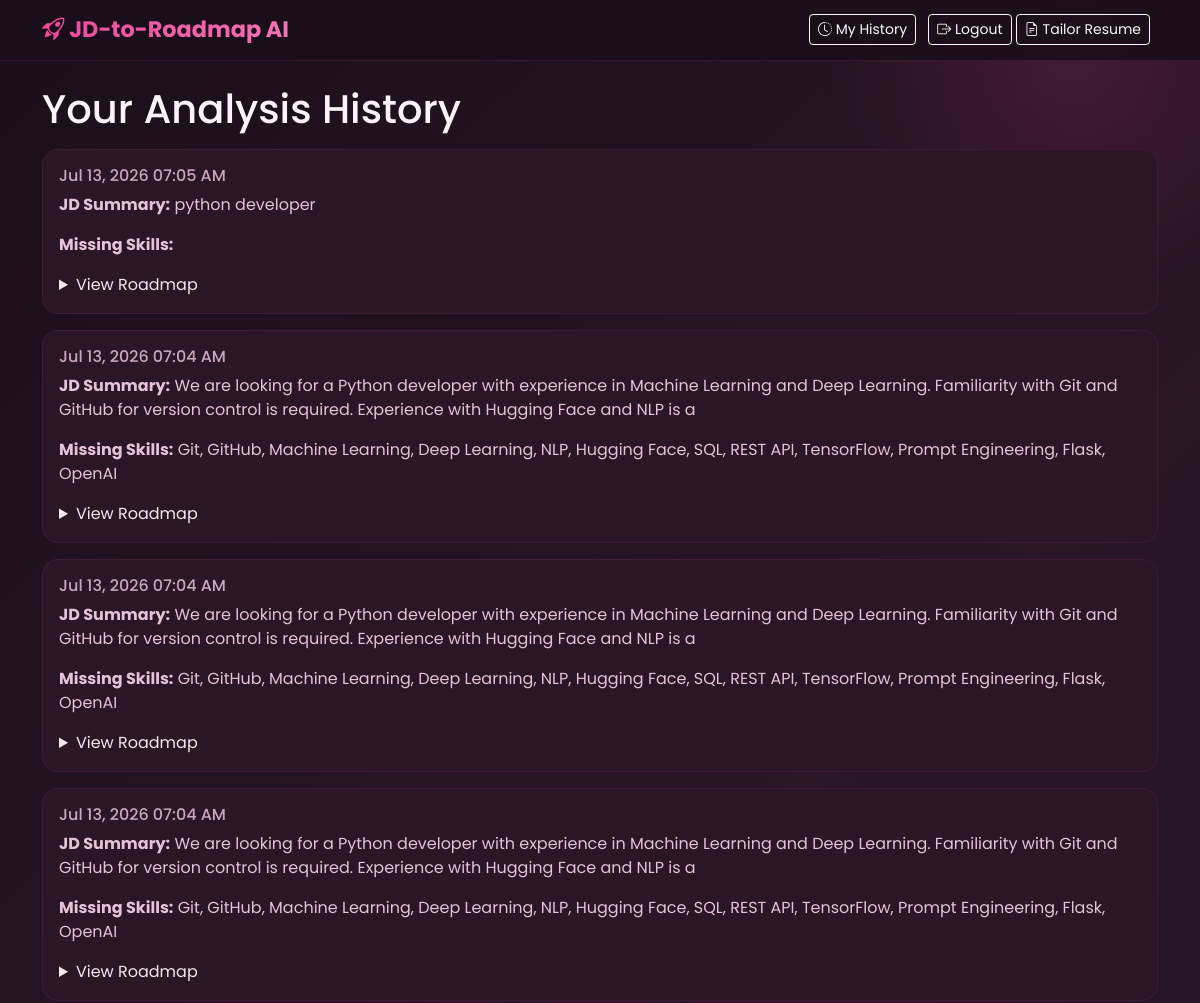
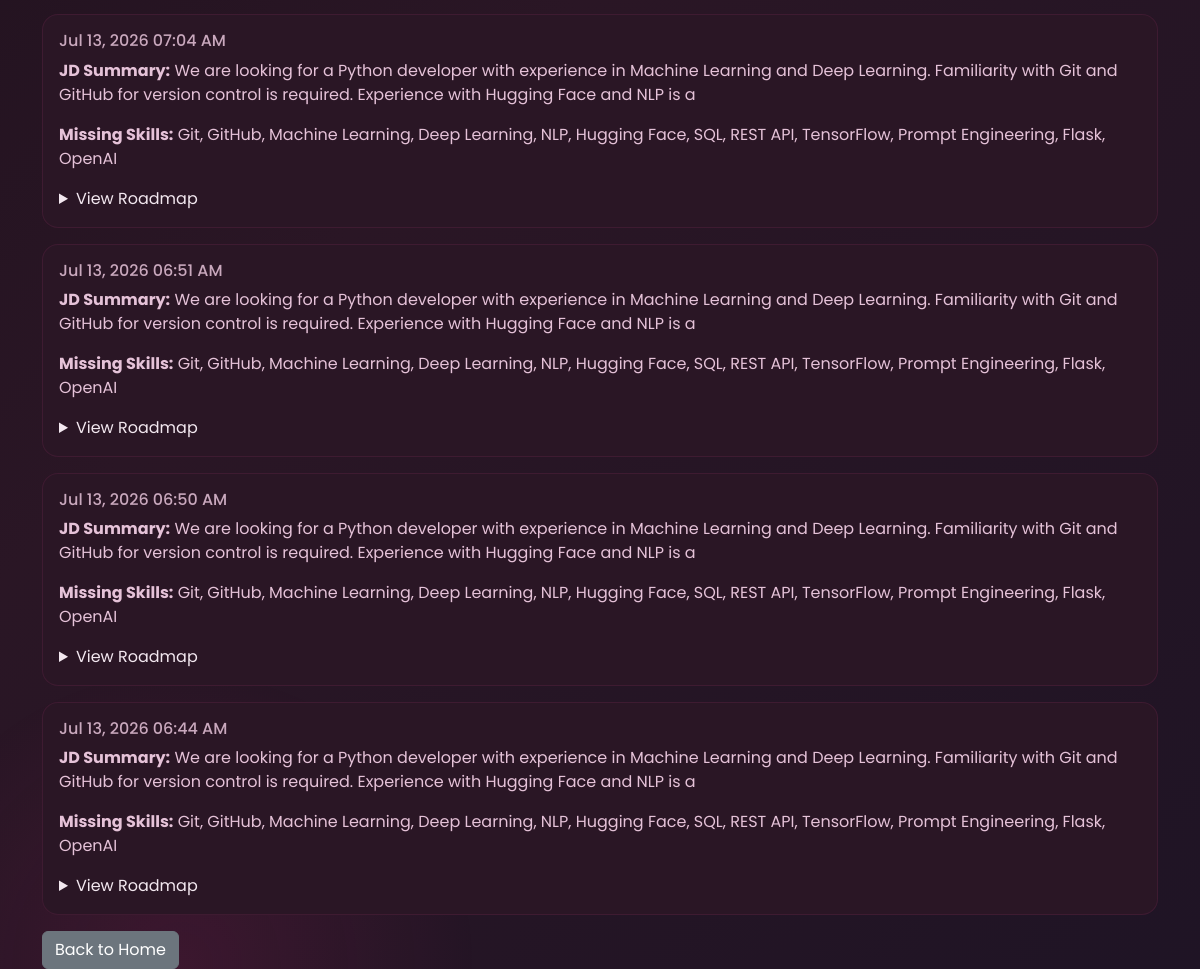
The app's page /history (signed in), older data (2 pictures, top to bottom).
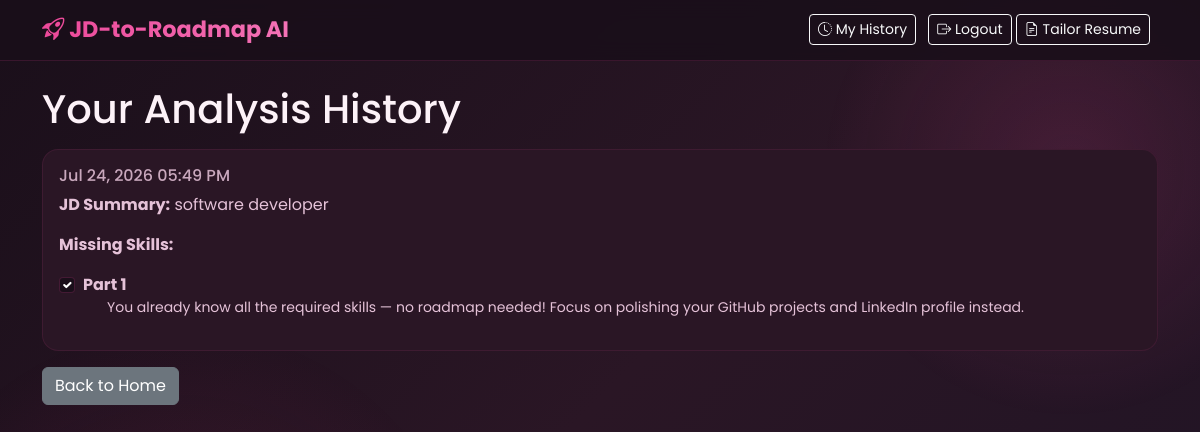
The same page, newer data.
### app.py (models this page shows)
class Analysis(db.Model):
    id = db.Column(db.Integer, primary_key=True)
    user_id = db.Column(db.Integer, db.ForeignKey('user.id'), nullable=False)
    jd_summary = db.Column(db.String(300))
    missing_skills = db.Column(db.String(500))
    roadmap = db.Column(db.Text)
    created_at = db.Column(db.DateTime, server_default=db.func.now())
    tasks = db.relationship('RoadmapTask', backref='analysis', lazy=True)

class RoadmapTask(db.Model):
    id = db.Column(db.Integer, primary_key=True)
    analysis_id = db.Column(db.Integer, db.ForeignKey('analysis.id'), nullable=False)
    week_label = db.Column(db.String(50))
    content = db.Column(db.Text)
    completed = db.Column(db.Boolean, default=False)

### app.py (the view)
@app.route('/history')
@login_required
def history():
    analyses = Analysis.query.filter_by(user_id=current_user.id).order_by(Analysis.created_at.desc()).all()
    return render_template('history.html', analyses=analyses)

### app.py (called while the page is built)
@login_manager.user_loader
def load_user(user_id):
    return User.query.get(int(user_id))

### templates/history.html (shortened to what this page needs)
{% extends "base.html" %}
{% block content %}
<h1 class="mb-3">Your Analysis History</h1>
{% if analyses %}
    {% for item in analyses %}
    <div class="card mb-3">
        <div class="card-body">
            <h6 class="text-muted">{{ item.created_at.strftime('%b %d, %Y %I:%M %p') }}</h6>
            <p><strong>JD Summary:</strong> {{ item.jd_summary }}</p>
            <p><strong>Missing Skills:</strong> {{ item.missing_skills }}</p>
            {% if item.tasks %}
            <div class="mt-2">
                {% for task in item.tasks %}
                <div class="form-check mb-2">
                    <input class="form-check-input task-checkbox" type="checkbox"
                           data-task-id="{{ task.id }}" {% if task.completed %}checked{% endif %}
                           id="task{{ task.id }}">
                    <label class="form-check-label" for="task{{ task.id }}">
                        <strong>{{ task.week_label }}</strong>
                    </label>
                    <div class="ms-4 small">{{ task.content | safe }}</div>
                </div>
                {% endfor %}
            </div>
            {% else %}
            <details>
                <summary>View Roadmap</summary>
            </details>
            {% endif %}
        </div>
    </div>
    {% endfor %}
{% else %}
    <p class="text-muted">No analyses yet — go analyze a job description first!</p>
{% endif %}
<a href="/" class="btn btn-secondary">Back to Home</a>
{% endblock %}

### templates/base.html (shortened to what this page needs)
<!DOCTYPE html>
<html>
<head>
    <link href="https://cdn.jsdelivr.net/npm/bootstrap@5.3.3/dist/css/bootstrap.min.css" rel="stylesheet">
    <link rel="stylesheet" href="https://cdn.jsdelivr.net/npm/bootstrap-icons@1.11.3/font/bootstrap-icons.css">
    <link rel="stylesheet" href="{{ url_for('static', filename='style.css') }}">
</head>
<body>
    <nav class="navbar navbar-dark mb-4">
        <div class="container">
            <a class="navbar-brand" href="/"><i class="bi bi-rocket-takeoff"></i> JD-to-Roadmap AI</a>
            <div>
                {% if current_user.is_authenticated %}
                    <a href="/history" class="btn btn-outline-light btn-sm me-2"><i class="bi bi-clock-history"></i> My History</a>
                    <a href="/logout" class="btn btn-outline-light btn-sm"><i class="bi bi-box-arrow-right"></i> Logout</a>
                {% else %}
                    <a href="/login" class="btn btn-outline-light btn-sm me-2"><i class="bi bi-box-arrow-in-right"></i> Login</a>
                    <a href="/signup" class="btn btn-outline-light btn-sm"><i class="bi bi-person-plus"></i> Sign Up</a>
                {% endif %}
                <a href="/tailor-resume" class="btn btn-outline-light btn-sm me-2"><i class="bi bi-file-earmark-text"></i> Tailor Resume</a>
            </div>
        </div>
    </nav>
    <div class="container">
        {% block content %}{% endblock %}
    </div>
</body>
</html>

### static/style.css (style rules this page uses)
:root { --primary: #ec4899; --primary-dark: #db2777; --accent: #f472b6; --success: #10b981; --danger: #ef4444; --bg-dark: #1a0f1a; --card-bg: #2a1625; }
body { font-family: 'Poppins', sans-serif; background: linear-gradient(135deg, #1a0f1a 0%, #2a1625 50%, #1f1425 100%); color: #f3e8f0; min-height: 100vh; position: relative; overflow-x: hidden; }
body::before { content: ""; position: fixed; top: -10%; right: -10%; width: 500px; height: 500px; background: radial-gradient(circle, rgba(236,72,153,0.15) 0%, transparent 70%); border-radius: 50%; z-index: -1; pointer-events: none; }
body::after { content: ""; position: fixed; bottom: -15%; left: -10%; width: 600px; height: 600px; background: radial-gradient(circle, rgba(219,39,119,0.12) 0%, transparent 70%); border-radius: 50%; z-index: -1; pointer-events: none; }
.navbar { background: rgba(26, 15, 26, 0.9) !important; backdrop-filter: blur(10px); border-bottom: 1px solid rgba(236, 72, 153, 0.15); }
.navbar-brand { font-weight: 700; font-size: 1.4rem; background: linear-gradient(90deg, #ec4899, #f472b6); background-clip: text; -webkit-background-clip: text; -webkit-text-fill-color: transparent; }
.card { background: var(--card-bg) !important; border: 1px solid rgba(236, 72, 153, 0.1) !important; border-radius: 16px !important; transition: transform 0.2s ease, box-shadow 0.2s ease; color: #f3e8f0 !important; }
.form-control, .form-check-input { background-color: #1a0f1a !important; border: 1px solid rgba(236, 72, 153, 0.2) !important; color: #f3e8f0 !important; }
.text-muted { color: #c9a8bd !important; }
label, .form-label, .form-check-label { color: #e5c2d8 !important; }
h1, h2, h3, h4, h5, h6 { color: #fdf2f8; }
p, .card-text { color: #e5c2d8; }

Row changes from the older to the newer data that the page shows:
removed Analysis: created_at "Jul 13, 2026 07:05 AM", jd_summary "python developer"
removed Analysis: created_at "Jul 13, 2026 07:04 AM", jd_summary "We are looking for a Python developer with experience in Machine Learning and Deep Learning. Familiarity with Git and GitHub for version control is required. Experience with Hugging Face and NLP is a", missing_skills "Git, GitHub, Machine Learning, Deep Learning, NLP, Hugging Face, SQL, REST API, TensorFlow, Prompt Engineering, Flask, OpenAI"
removed Analysis: created_at "Jul 13, 2026 07:04 AM", jd_summary "We are looking for a Python developer with experience in Machine Learning and Deep Learning. Familiarity with Git and GitHub for version control is required. Experience with Hugging Face and NLP is a", missing_skills "Git, GitHub, Machine Learning, Deep Learning, NLP, Hugging Face, SQL, REST API, TensorFlow, Prompt Engineering, Flask, OpenAI"
removed Analysis: created_at "Jul 13, 2026 07:04 AM", jd_summary "We are looking for a Python developer with experience in Machine Learning and Deep Learning. Familiarity with Git and GitHub for version control is required. Experience with Hugging Face and NLP is a", missing_skills "Git, GitHub, Machine Learning, Deep Learning, NLP, Hugging Face, SQL, REST API, TensorFlow, Prompt Engineering, Flask, OpenAI"
removed Analysis: created_at "Jul 13, 2026 07:04 AM", jd_summary "We are looking for a Python developer with experience in Machine Learning and Deep Learning. Familiarity with Git and GitHub for version control is required. Experience with Hugging Face and NLP is a", missing_skills "Git, GitHub, Machine Learning, Deep Learning, NLP, Hugging Face, SQL, REST API, TensorFlow, Prompt Engineering, Flask, OpenAI"
removed Analysis: created_at "Jul 13, 2026 06:51 AM", jd_summary "We are looking for a Python developer with experience in Machine Learning and Deep Learning. Familiarity with Git and GitHub for version control is required. Experience with Hugging Face and NLP is a", missing_skills "Git, GitHub, Machine Learning, Deep Learning, NLP, Hugging Face, SQL, REST API, TensorFlow, Prompt Engineering, Flask, OpenAI"
removed Analysis: created_at "Jul 13, 2026 06:50 AM", jd_summary "We are looking for a Python developer with experience in Machine Learning and Deep Learning. Familiarity with Git and GitHub for version control is required. Experience with Hugging Face and NLP is a", missing_skills "Git, GitHub, Machine Learning, Deep Learning, NLP, Hugging Face, SQL, REST API, TensorFlow, Prompt Engineering, Flask, OpenAI"
removed Analysis: created_at "Jul 13, 2026 06:44 AM", jd_summary "We are looking for a Python developer with experience in Machine Learning and Deep Learning. Familiarity with Git and GitHub for version control is required. Experience with Hugging Face and NLP is a", missing_skills "Git, GitHub, Machine Learning, Deep Learning, NLP, Hugging Face, SQL, REST API, TensorFlow, Prompt Engineering, Flask, OpenAI"
added Analysis: created_at "Jul 24, 2026 05:49 PM", jd_summary "software developer"
added RoadmapTask: completed "☑", week_label "Part 1", content "You already know all the required skills — no roadmap needed! Focus on polishing your GitHub projects and LinkedIn profile instead."
